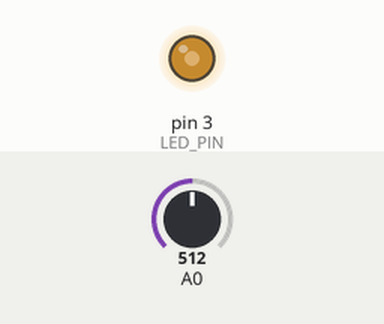
This sketch was run on a simulated Arduino Uno, built with avr-gcc and run on an emulated ATmega328P. Shown: output pins drawn as LEDs (lit = HIGH). The inputs (shaded band) are chosen by the test bench; at power-on: A0 = 512.

Above: at 1.2 s.
1.3 s: A0 set to 716
At 1.9 s:
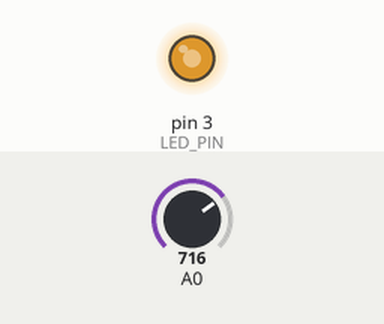
2.8 s: A0 set to 900
At 3.1 s:
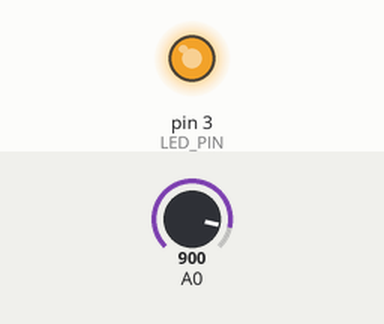
4.3 s: A0 set to 122
At 5.4 s:
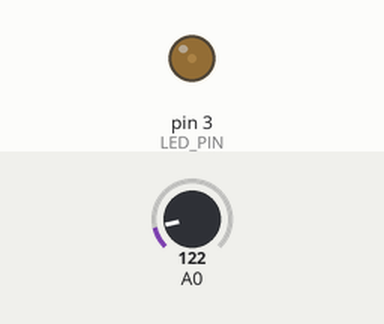
5.8 s: A0 set to 0
At 6.5 s:
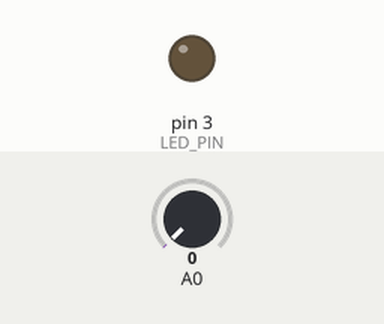
Timing chart, 0 to 8.3 s (numbered marks = the images above; inputs shaded):
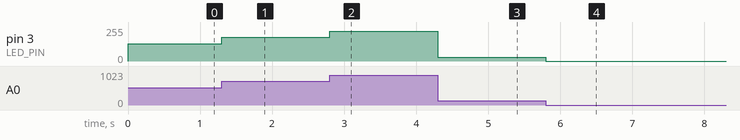

The sketch:

LEDBrightnessControl.ino
```cpp
int LED_PIN = 3;

void setup()
{
  pinMode(LED_PIN, OUTPUT);
}

void loop()
{
  analogWrite(LED_PIN, (analogRead(A0)>>2));
}
```

Measured:
- after the input at 1.3 s, pin 3 (LED_PIN): 128/255 → 179/255 at once
- after the input at 2.8 s, pin 3 (LED_PIN): 179/255 → 225/255 at once
- after the input at 4.3 s, pin 3 (LED_PIN): 225/255 → 30/255 at once
- after the input at 5.8 s, pin 3 (LED_PIN): 30/255 → 0/255 at once
